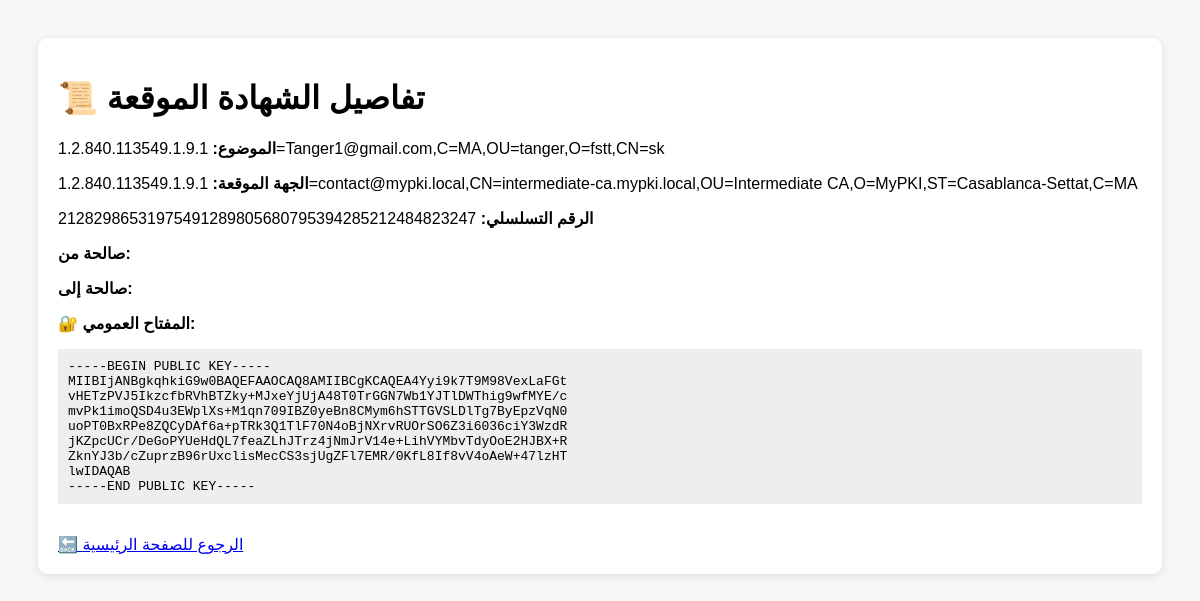
The app's page /certificate/3 (signed in) with its own data.
### tables this page shows
CREATE TABLE certificates (
    id INTEGER PRIMARY KEY AUTOINCREMENT,
    cert_id TEXT UNIQUE,
    subject TEXT NOT NULL,
    issuer TEXT NOT NULL,
    serial_number TEXT NOT NULL,
    valid_from TEXT NOT NULL,
    valid_to TEXT NOT NULL,
    public_key TEXT,
    pem TEXT NOT NULL
, user_email TEXT, is_revoked INTEGER DEFAULT 0, status TEXT DEFAULT 'valid');

### app.py (the view)
@app.route('/certificate/<int:cert_id>')
@login_required
def show_certificate(cert_id):
    user_email = session['user_email']
    conn = sqlite3.connect('certificates.db')
    cursor = conn.cursor()
    cursor.execute("""
        SELECT subject, issuer, serial_number, valid_from, valid_to, public_key
        FROM certificates
        WHERE id = ? AND user_email = ?
    """, (cert_id, user_email))
    row = cursor.fetchone()
    conn.close()
    if not row:
        return "Certificate not found or access denied", 404
    cert_info = {
        "subject": row[0],
        "issuer": row[1],
        "serial_number": row[2],
        "valid_from": row[3],
        "valid_to": row[4],
        "public_key": row[5]
    }
    return render_template('show_certificate.html', cert_info=cert_info)

### app.py (called while the page is built)
def login_required(f):
    @wraps(f)
    def decorated_function(*args, **kwargs):
        if 'user_email' not in session:
            return redirect(url_for('login'))
        return f(*args, **kwargs)
    return decorated_function

### templates/show_certificate.html (shortened to what this page needs)
 <!DOCTYPE html>
<html lang="ar">
<head>
</head>
<body>
    <div class="card">
        <h1>📜 تفاصيل الشهادة الموقعة</h1>
        <p><span class="label">الموضوع:</span> {{ cert_info.subject }}</p>
        <p><span class="label">الجهة الموقعة:</span> {{ cert_info.issuer }}</p>
        <p><span class="label">الرقم التسلسلي:</span> {{ cert_info.serial_number }}</p>
        <p><span class="label">صالحة من:</span> {{ cert_info.not_valid_before }}</p>
        <p><span class="label">صالحة إلى:</span> {{ cert_info.not_valid_after }}</p>
        <p><span class="label">🔐 المفتاح العمومي:</span></p>
        <pre>{{ cert_info.public_key }}</pre>
        <br>
        <a href="/">🔙 الرجوع للصفحة الرئيسية</a>
    </div>
</body>
</html>

### templates/show_certificate.html (style rules this page uses)
body { font-family: sans-serif; background-color: #f7f7f7; padding: 30px; }
.card { background: #fff; border-radius: 10px; padding: 20px; box-shadow: 0 2px 10px rgba(0,0,0,0.1); }
.label { font-weight: bold; }
pre { background-color: #eee; padding: 10px; overflow-x: auto; }

### records on screen
certificates: subject "1.2.840.113549.1.9.1=Tanger1@gmail.com,C=MA,OU=tanger,O=fstt,CN=sk", issuer "1.2.840.113549.1.9.1=contact@mypki.local,CN=intermediate-ca.mypki.local,OU=Intermediate CA,O=MyPKI,ST=Casablanca-Settat,C=MA", serial_number "21282986531975491289805680795394285212484823247", public_key "-----BEGIN PUBLIC KEY----- MIIBIjANBgkqhkiG9w0BAQEFAAOCAQ8AMIIBCgKCAQEA4Yyi9k7T9M98VexLaFGt vHETzPVJ5IkzcfbRVhBTZky+MJxeYjUjA48T0TrGGN7Wb1YJTlDWThig9wfMYE/c mvPk1imoQSD4u3EWplXs+M1qn709IBZ0yeBn8CMym6hSTTGVSLDlTg7ByEpzVqN0 uoPT0BxRPe8ZQCyDAf6a+pTRk3Q1TlF70N4oBjNXrvRUOrSO6Z3i6036ciY3WzdR jKZpcUCr/DeGoPYUeHdQL7feaZLhJTrz4jNmJrV14e+LihVYMbvTdyOoE2HJBX+R ZknYJ3b/cZuprzB96rUxclisMecCS3sjUgZFl7EMR/0KfL8If8vV4oAeW+47lzHT lwIDAQAB -----END PUBLIC KEY-----"
